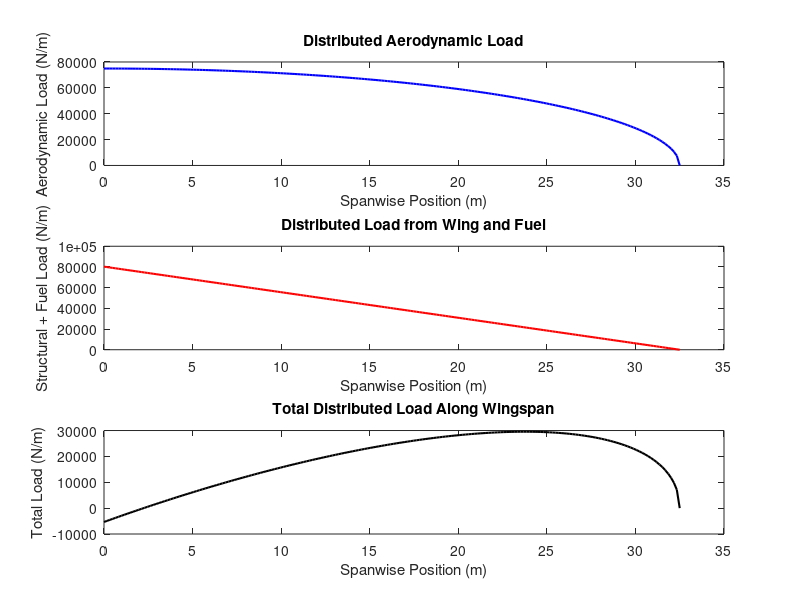
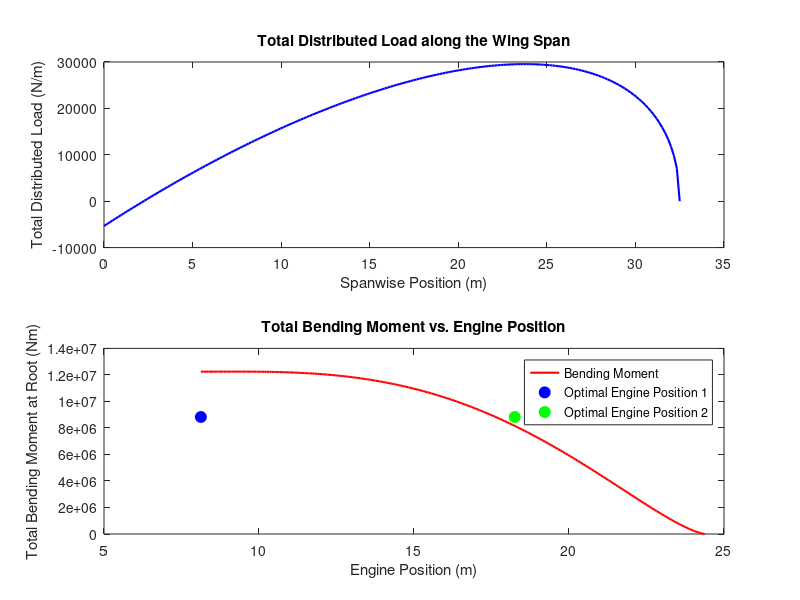

Write the MATLAB code that produced these figures, in order.
clear
clc

span = 32.5; % actually semi-span due to symmetry (m)
engine_mass = 9000; % (kg) - old value 6147 but need to take nacelle mass into account
engine_thrust = 299800; % Thrust per engine (N)
mean_chord = 7.41; % Mean chord length in meters 
fan_diameter = 2.66; % (m), including nacelle
lift = 390000 * 9.81; % (N) also the weight of the plane
wing_weight = 43000 * 9.81; % (N) for a single wing - just guesses for now
single_fuel_weight = 90000 * 9.81;  % (N) fuel in a single wing - just guesses for now

% Discretize the wing span
num_points = 200;
x_span = linspace(0, span, num_points); % Only semi-span needed due to symmetry

% Define possible engine position ranges
engine_positions = linspace(0.25 * (span), 0.75 * (span), 200); % Range of sensible values

q_aero = lift / 2 * sqrt(1 - (x_span / (span)).^2) / (pi * span / 4); % Aerodynamic load inspired by document
q_wing = wing_weight * ((span - x_span) / (span)) / (span / 2); % Wing weight distribution
q_fuel = single_fuel_weight * ((span - x_span) / (span)) / (span / 2); % Fuel weight distribution
wing_mass_per_unit_span = (q_wing + q_fuel) / 9.81;
inertia_wing = trapz(x_span, wing_mass_per_unit_span .* x_span.^2); % moment of inertia of wing

% Total distributed load
q_total = q_aero - q_wing - q_fuel;

% Calculate Bending Moment due to Total Distributed Load
bending_moment = x_span; % preallocate to the same size
for point = 1:length(x_span)
    % integrate all points to the right of the point
    moment = sum(x_span(point:end) .* q_total(point:end)) * (span /( length(x_span) - 1));
    bending_moment(point) = moment;
end

optimal_score = inf;
optimal_positions = [0, 0]; 

optimal_moment = inf;
optimal_inertia = inf; 
optimal_yaw_moment = inf; 

for pos1 = engine_positions
    for pos2 = engine_positions
        % Ensure pos2 is at least 10 meters after pos1
        if pos2 > pos1 + 10
            % Calculate moment contributions from engines (weight and thrust)
            weight_moment_engine1 = -engine_mass * 9.81 * (span - pos1); 
            weight_moment_engine2 = -engine_mass * 9.81 * (span - pos2);
            
            % Calculate total bending moment at the root
            total_moment = bending_moment + weight_moment_engine1 + weight_moment_engine2;
            root_bending_moment = total_moment(1); 
            
            % Calculate moment of inertia for current engine positions
            inertia_engine1 = engine_mass * (span - pos1)^2;
            inertia_engine2 = engine_mass * (span - pos2)^2;
            total_inertia = inertia_engine1 + inertia_engine2 + inertia_wing;
            
            % Calculate yaw moment due to engine failure
            % Assume failure of engine at pos2 for worst case
            yaw_moment_failure = engine_thrust * (span - pos2);
            
            combined_score = root_bending_moment / optimal_moment + ...
                0.2 * total_inertia / optimal_inertia + ...
                0.3 * yaw_moment_failure / optimal_yaw_moment;
            if combined_score == 0
                combined_score = 3; % to fix the first iteration
            end
            
            % Update optimal positions based on combined score
            if combined_score < optimal_score
                optimal_score = combined_score;
                optimal_positions = [pos1, pos2];
            end
            if root_bending_moment < optimal_moment
                optimal_moment = root_bending_moment;
            end
            if total_inertia < optimal_inertia
                optimal_inertia = total_inertia;
            end
            if yaw_moment_failure < optimal_yaw_moment
                optimal_yaw_moment = yaw_moment_failure;
            end
        end
    end
end

% Account for forward and downward placement of engines relative to leading edge
forward_position = 2 * fan_diameter; % 2 fan diameters forward from the leading edge
downward_position = -1 * fan_diameter; % 1 fan diameter down from the leading edge

% Display Optimal Positions and Calculated Values
fprintf('Optimal Engine Positions along the Wing Span: %.2f meters and %.2f meters\n', optimal_positions(1), optimal_positions(2));
fprintf('Forward Position (relative to leading edge): %.2f meters\n', forward_position);
fprintf('Downward Position (relative to leading edge): %.2f meters\n', downward_position);
fprintf('Minimum Bending Moment: %.2f Nm\n', optimal_moment);
fprintf('Optimal Moment of Inertia: %.2f kg*m^2\n', optimal_inertia);
fprintf('Yaw Moment due to Engine Failure: %.2f Nm\n', optimal_yaw_moment);

% Plot Distributed Loads
figure;
subplot(3,1,1);
plot(x_span, q_aero, 'b', 'LineWidth', 1.5);
xlabel('Spanwise Position (m)');
ylabel('Aerodynamic Load (N/m)');
title('Distributed Aerodynamic Load');

subplot(3,1,2);
plot(x_span, q_wing + q_fuel, 'r', 'LineWidth', 1.5);
xlabel('Spanwise Position (m)');
ylabel('Structural + Fuel Load (N/m)');
title('Distributed Load from Wing and Fuel');

subplot(3,1,3);
plot(x_span, q_total, 'k', 'LineWidth', 1.5);
xlabel('Spanwise Position (m)');
ylabel('Total Load (N/m)');
title('Total Distributed Load Along Wingspan');

% Plot Results with Optimal Positions
figure;
subplot(2, 1, 1);
plot(x_span, q_total, 'b', 'LineWidth', 1.5);
xlabel('Spanwise Position (m)');
ylabel('Total Distributed Load (N/m)');
title('Total Distributed Load along the Wing Span');

subplot(2, 1, 2);
plot(engine_positions, bending_moment, 'r', 'LineWidth', 1.5);
hold on;
plot(optimal_positions(1), optimal_moment, 'bo', 'MarkerSize', 8, 'MarkerFaceColor', 'b');
plot(optimal_positions(2), optimal_moment, 'go', 'MarkerSize', 8, 'MarkerFaceColor', 'g');
xlabel('Engine Position (m)');
ylabel('Total Bending Moment at Root (Nm)');
title('Total Bending Moment vs. Engine Position');
legend('Bending Moment', 'Optimal Engine Position 1', 'Optimal Engine Position 2');
